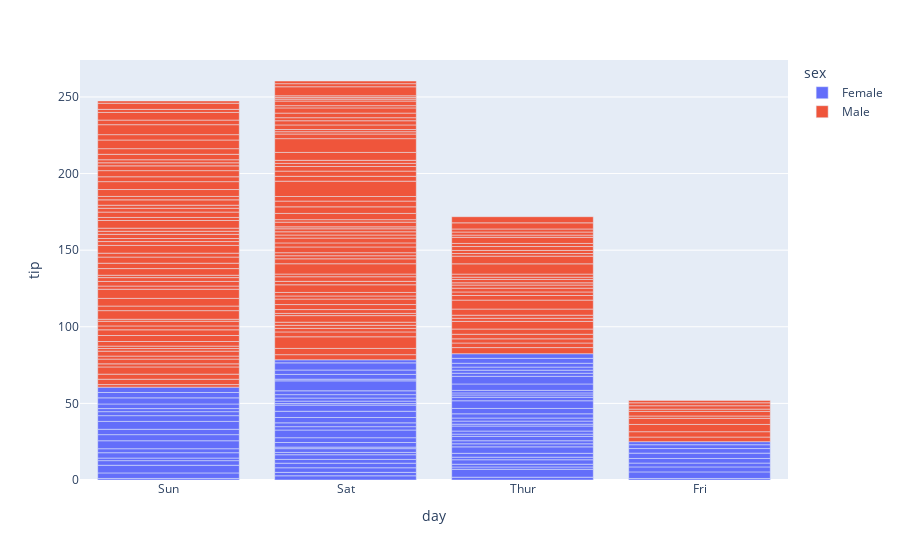

The cell this chart's notebook holds for it:
### Code cell
df_tips = px.data.tips()
px.bar(df_tips, x='day', y='tip', color='sex', )

### Figure 1 — Plotly figure (JSON) as saved in the notebook; plotly's stock layout.template omitted (floating-point values rounded to 4 significant figures; data arrays with more than 128 entries replaced by an {"elided": "..."} marker saying what was removed)
{"data": [{"alignmentgroup": "True", "hovertemplate": "sex=Female<br>day=%{x}<br>tip=%{y}<extra></extra>", "legendgroup": "Female", "marker": {"color": "#636efa"}, "name": "Female", "offsetgroup": "Female", "orientation": "v", "showlegend": true, "textposition": "auto", "type": "bar", "x": ["Sun", "Sun", "Sun", "Sun", "Sun", "Sun", "Sat", "Sat", "Sat", "Sat", "Sat", "Sat", "Sun", "Sun", "Sat", "Sat", "Sat", "Sat", "Sat", "Sat", "Sat", "Thur", "Thur", "Fri", "Fri", "Fri", "Fri", "Fri", "Sat", "Sat", "Sat", "Sat", "Sat", "Sun", "Sun", "Thur", "Thur", "Thur", "Thur", "Thur", "Thur", "Thur", "Thur", "Thur", "Thur", "Thur", "Thur", "Thur", "Thur", "Thur", "Thur", "Thur", "Thur", "Thur", "Thur", "Thur", "Thur", "Sun", "Sun", "Sun", "Sun", "Sun", "Sat", "Sat", "Sun", "Sun", "Sun", "Thur", "Thur", "Thur", "Thur", "Thur", "Thur", "Thur", "Sat", "Sat", "Sat", "Sat", "Sat", "Fri", "Fri", "Fri", "Fri", "Sat", "Sat", "Sat", "Thur"], "xaxis": "x", "y": [1.01, 3.61, 5, 3.02, 1.67, 3.5, 2.75, 2.23, 3, 3, 2.45, 3.07, 2.6, 5.2, 1.5, 2.47, 1, 3, 3.14, 5, 2.2, 1.83, 5.17, 1, 4.3, 3.25, 2.5, 3, 2.5, 3.48, 4.08, 4, 1, 4, 3.5, 1.5, 1.8, 2.92, 1.68, 2.52, 4.2, 2, 2, 2.83, 1.5, 2, 3.25, 1.25, 2, 2, 2.75, 3.5, 5, 2.3, 1.5, 1.36, 1.63, 5.14, 3.75, 2.61, 2, 3, 1.61, 2, 4, 3.5, 3.5, 4.19, 5, 2, 2.01, 2, 2.5, 3.23, 2.23, 2.5, 6.5, 1.1, 3.09, 3.48, 3, 2.5, 2, 2.88, 4.67, 2, 3], "yaxis": "y"}, {"alignmentgroup": "True", "hovertemplate": "sex=Male<br>day=%{x}<br>tip=%{y}<extra></extra>", "legendgroup": "Male", "marker": {"color": "#EF553B"}, "name": "Male", "offsetgroup": "Male", "orientation": "v", "showlegend": true, "textposition": "auto", "type": "bar", "x": {"elided": "157 str values"}, "xaxis": "x", "y": {"elided": "157 float values"}, "yaxis": "y"}], "layout": {"barmode": "relative", "legend": {"title": {"text": "sex"}, "tracegroupgap": 0}, "margin": {"t": 60}, "xaxis": {"anchor": "y", "domain": [0, 1], "title": {"text": "day"}}, "yaxis": {"anchor": "x", "domain": [0, 1], "title": {"text": "tip"}}}}
